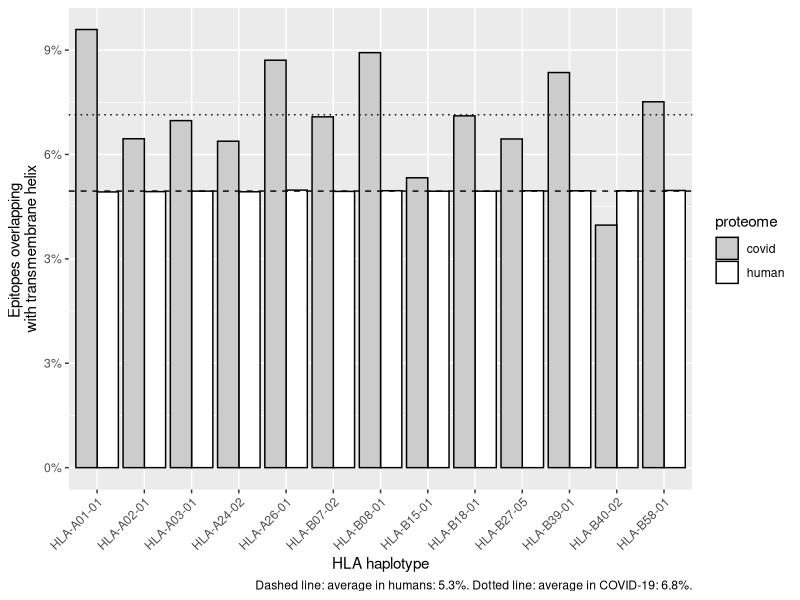

The R script that drew this image: (Note: this script raises an error after producing the figure.)
## ---- chunk 1
knitr::opts_chunk$set(echo = TRUE)
## ---- chunk 2
library(testthat)
library(tidyr)
library(ggplot2)
## ---- chunk 3
get_haplotypes <- function() {
  c(
    "HLA-A01-01",
    "HLA-A02-01",
    "HLA-A03-01",
    "HLA-A24-02",
    "HLA-A26-01",
    "HLA-B07-02",
    "HLA-B08-01",
    "HLA-B18-01",
    "HLA-B27-05",
    "HLA-B39-01",
    "HLA-B40-02", 
    "HLA-B58-01",
    "HLA-B15-01"
  )
}
## ---- chunk 4
# n: sample size, equals the number of HLA haplotypes
n <- length(get_haplotypes())
# f denotes 'fraction', a value between 0.0 and 1.0
f_human <- rnorm(n = n, mean = 0.053, sd = 0.0001)
f_covid <- rnorm(n = n, mean = runif(n = 1, min = 0.03, max = 0.1), sd = 0.01)
expect_true(all(f_human > 0.0))
expect_true(all(f_human < 1.0))
expect_true(all(f_covid > 0.0))
expect_true(all(f_covid < 1.0))
## ---- chunk 5
t <- ks.test(x = f_human, y = f_covid)
print(t)
## ---- chunk 6
alpha <- 0.05
if (t$p.value <= alpha) {
  verdict <- "Reject that the two samples are taken from a same distribution"
} else {
  verdict <- "Accept that the two samples are taken from a same distribution"
}
print(verdict)
## ---- chunk 7
df <- tibble::tibble(
  proteome = rep(c("human", "covid"), each = n),
  haplotype = rep(get_haplotypes(), time = 2),
  f = c(f_human, f_covid)
)
df$proteome <- as.factor(df$proteome)
df$haplotype <- as.factor(df$haplotype)
## ---- chunk 8
names(t)
df_t_wide <- data.frame(
  statistic = t$statistic,
  p_value = t$p.value,
  alternative = t$alternative,
  method = t$method,
  data_name = t$data.name,
  alpha = alpha,
  verdict = verdict
)
df_t <- t(df_t_wide)
values <- df_t[,1]
param_names <- rownames(df_t)
df_t <- data.frame(
  parameter = param_names,
  value = values
)

knitr::kable(df_t, row.names = FALSE)
## ---- chunk 9
write.csv(df_t, "bbbq_1_stats.csv", row.names = FALSE)
## ---- chunk 10
ggplot(df, aes(x = haplotype, y = f, fill = proteome)) + 
  scale_fill_manual(values = c("human" = "#ffffff", "covid" = "#cccccc")) +
  geom_col(position = position_dodge(), color = "#000000") + xlab("HLA haplotype") + 
  ylab("Epitopes overlapping \nwith transmembrane helix") +
  scale_y_continuous(labels = scales::percent_format(accuracy = 3)) +
  theme(axis.text.x = element_text(angle = 45, hjust = 1)) +
  geom_hline(yintercept = mean(f_human), lty = "dashed") +
  geom_hline(yintercept = mean(f_covid), lty = "dotted") +
  labs(
    caption = paste0(
      "Dashed line: average in humans: ", formatC(100.0 * mean(f_human), digits = 2),"%. ",
      "Dotted line: average in COVID-19: ", formatC(100.0 * mean(f_covid), digits = 2),"%."  
    )
  ) + ggsave("fig_bbbq_1.png", width = 7, height = 7)
## ---- chunk 11
df_wide <- spread(df, proteome, f)
df_wide$covid <- formatC(100.0 * df_wide$covid, digits = 3)
df_wide$human <- formatC(100.0 * df_wide$human, digits = 3)
## ---- chunk 12
knitr::kable(df_wide, caption = "Percentage of MHC-I epitopes overlapping with transmembrane helix")
## ---- chunk 13
write.csv(df_wide, "bbbq_1_percentages.csv", row.names = FALSE)
